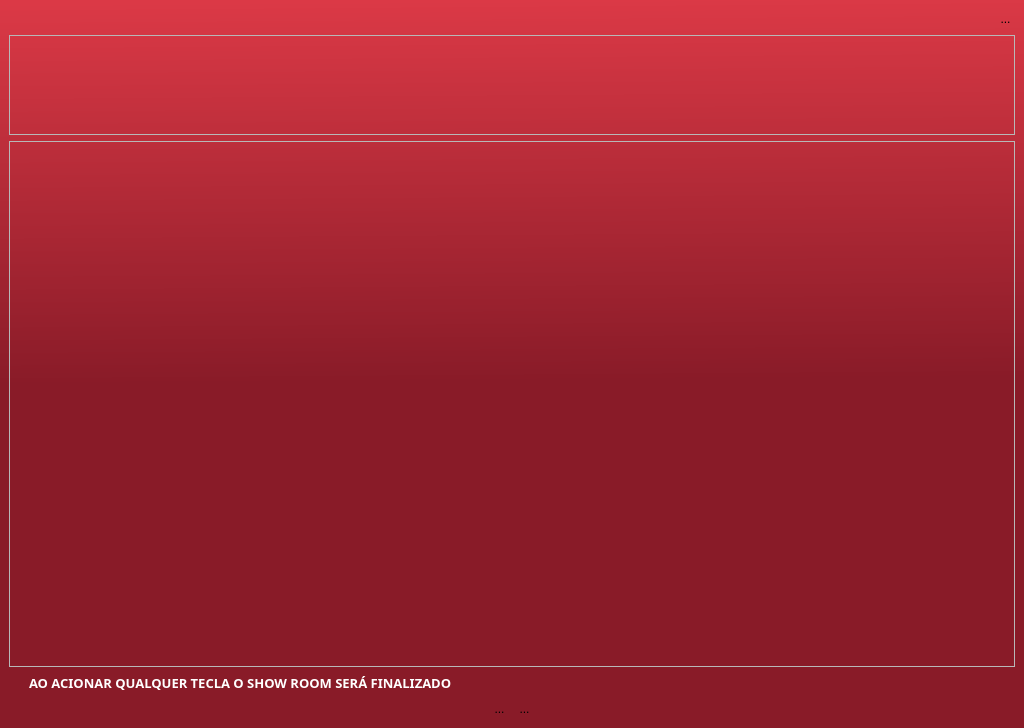
<?xml version="1.0" encoding="UTF-8"?>
<ui version="4.0">
 <class>MainWindow</class>
 <widget class="QMainWindow" name="MainWindow">
  <property name="geometry">
   <rect>
    <x>0</x>
    <y>0</y>
    <width>1024</width>
    <height>728</height>
   </rect>
  </property>
  <property name="sizePolicy">
   <sizepolicy hsizetype="Ignored" vsizetype="Ignored">
    <horstretch>0</horstretch>
    <verstretch>0</verstretch>
   </sizepolicy>
  </property>
  <property name="minimumSize">
   <size>
    <width>0</width>
    <height>0</height>
   </size>
  </property>
  <property name="maximumSize">
   <size>
    <width>16777215</width>
    <height>16777215</height>
   </size>
  </property>
  <property name="font">
   <font>
    <family>Suisse Intl</family>
   </font>
  </property>
  <property name="windowTitle">
   <string/>
  </property>
  <property name="windowIcon">
   <iconset>
    <normaloff>Icones/icone_showroom.png</normaloff>Icones/icone_showroom.png</iconset>
  </property>
  <property name="styleSheet">
   <string notr="true">QWidget#centralwidget{
	background-color: qlineargradient(spread:pad, x1:0.472, y1:0.523182, x2:0.466, y2:0, stop:0 rgba(137, 27, 40, 255), stop:1 rgba(219, 57, 70, 255));
}</string>
  </property>
  <widget class="QWidget" name="centralwidget">
   <layout class="QVBoxLayout" name="verticalLayout_4">
    <item>
     <layout class="QVBoxLayout" name="verticalLayout">
      <item>
       <layout class="QHBoxLayout" name="horizontalLayout_2">
        <item>
         <spacer name="horizontalSpacer_7">
          <property name="orientation">
           <enum>Qt::Horizontal</enum>
          </property>
          <property name="sizeHint" stdset="0">
           <size>
            <width>40</width>
            <height>20</height>
           </size>
          </property>
         </spacer>
        </item>
        <item>
         <widget class="QToolButton" name="btn_fechar">
          <property name="cursor">
           <cursorShape>PointingHandCursor</cursorShape>
          </property>
          <property name="styleSheet">
           <string notr="true">border-radius: 15px;
border-width: 2px;</string>
          </property>
          <property name="text">
           <string>...</string>
          </property>
          <property name="icon">
           <iconset>
            <normaloff>Icones/fechar.png</normaloff>Icones/fechar.png</iconset>
          </property>
         </widget>
        </item>
       </layout>
      </item>
      <item>
       <widget class="QFrame" name="frame">
        <property name="minimumSize">
         <size>
          <width>0</width>
          <height>90</height>
         </size>
        </property>
        <property name="font">
         <font>
          <weight>75</weight>
          <bold>true</bold>
         </font>
        </property>
        <property name="frameShape">
         <enum>QFrame::StyledPanel</enum>
        </property>
        <property name="frameShadow">
         <enum>QFrame::Raised</enum>
        </property>
        <layout class="QHBoxLayout" name="horizontalLayout">
         <item>
          <widget class="QLabel" name="label_6">
           <property name="minimumSize">
            <size>
             <width>0</width>
             <height>80</height>
            </size>
           </property>
           <property name="maximumSize">
            <size>
             <width>250</width>
             <height>80</height>
            </size>
           </property>
           <property name="sizeIncrement">
            <size>
             <width>0</width>
             <height>0</height>
            </size>
           </property>
           <property name="baseSize">
            <size>
             <width>0</width>
             <height>0</height>
            </size>
           </property>
           <property name="styleSheet">
            <string notr="true">background-color: transparent;</string>
           </property>
           <property name="text">
            <string/>
           </property>
           <property name="pixmap">
            <pixmap>Icones/logo_renner.png</pixmap>
           </property>
           <property name="scaledContents">
            <bool>true</bool>
           </property>
          </widget>
         </item>
         <item>
          <spacer name="horizontalSpacer">
           <property name="orientation">
            <enum>Qt::Horizontal</enum>
           </property>
           <property name="sizeHint" stdset="0">
            <size>
             <width>40</width>
             <height>20</height>
            </size>
           </property>
          </spacer>
         </item>
         <item>
          <widget class="QLabel" name="label_3">
           <property name="minimumSize">
            <size>
             <width>250</width>
             <height>80</height>
            </size>
           </property>
           <property name="maximumSize">
            <size>
             <width>250</width>
             <height>80</height>
            </size>
           </property>
           <property name="sizeIncrement">
            <size>
             <width>0</width>
             <height>0</height>
            </size>
           </property>
           <property name="baseSize">
            <size>
             <width>0</width>
             <height>0</height>
            </size>
           </property>
           <property name="styleSheet">
            <string notr="true">background-color: transparent;</string>
           </property>
           <property name="text">
            <string/>
           </property>
           <property name="pixmap">
            <pixmap>Icones/Voice_of_Colour_TM_Vert_1_REV.png</pixmap>
           </property>
           <property name="scaledContents">
            <bool>true</bool>
           </property>
          </widget>
         </item>
        </layout>
       </widget>
      </item>
     </layout>
    </item>
    <item>
     <widget class="QFrame" name="frame_2">
      <property name="frameShape">
       <enum>QFrame::StyledPanel</enum>
      </property>
      <property name="frameShadow">
       <enum>QFrame::Raised</enum>
      </property>
      <layout class="QHBoxLayout" name="horizontalLayout_8">
       <item>
        <spacer name="horizontalSpacer_3">
         <property name="orientation">
          <enum>Qt::Horizontal</enum>
         </property>
         <property name="sizeHint" stdset="0">
          <size>
           <width>40</width>
           <height>20</height>
          </size>
         </property>
        </spacer>
       </item>
       <item>
        <widget class="QStackedWidget" name="Pages">
         <property name="enabled">
          <bool>true</bool>
         </property>
         <property name="sizePolicy">
          <sizepolicy hsizetype="Expanding" vsizetype="Expanding">
           <horstretch>0</horstretch>
           <verstretch>0</verstretch>
          </sizepolicy>
         </property>
         <property name="maximumSize">
          <size>
           <width>1600</width>
           <height>900</height>
          </size>
         </property>
         <property name="toolTip">
          <string/>
         </property>
         <property name="layoutDirection">
          <enum>Qt::LeftToRight</enum>
         </property>
         <property name="autoFillBackground">
          <bool>false</bool>
         </property>
         <property name="styleSheet">
          <string notr="true">background-color: transparent;</string>
         </property>
         <property name="frameShape">
          <enum>QFrame::NoFrame</enum>
         </property>
         <property name="lineWidth">
          <number>0</number>
         </property>
         <property name="midLineWidth">
          <number>0</number>
         </property>
         <property name="currentIndex">
          <number>5</number>
         </property>
         <widget class="QWidget" name="pg_cor">
          <property name="sizePolicy">
           <sizepolicy hsizetype="Preferred" vsizetype="Preferred">
            <horstretch>0</horstretch>
            <verstretch>0</verstretch>
           </sizepolicy>
          </property>
          <property name="maximumSize">
           <size>
            <width>16777215</width>
            <height>16777215</height>
           </size>
          </property>
          <property name="layoutDirection">
           <enum>Qt::LeftToRight</enum>
          </property>
          <property name="autoFillBackground">
           <bool>false</bool>
          </property>
          <layout class="QVBoxLayout" name="verticalLayout_7">
           <item>
            <widget class="QLabel" name="label_9">
             <property name="enabled">
              <bool>true</bool>
             </property>
             <property name="sizePolicy">
              <sizepolicy hsizetype="Preferred" vsizetype="Preferred">
               <horstretch>0</horstretch>
               <verstretch>0</verstretch>
              </sizepolicy>
             </property>
             <property name="minimumSize">
              <size>
               <width>0</width>
               <height>0</height>
              </size>
             </property>
             <property name="maximumSize">
              <size>
               <width>1600</width>
               <height>900</height>
              </size>
             </property>
             <property name="font">
              <font>
               <pointsize>20</pointsize>
              </font>
             </property>
             <property name="text">
              <string/>
             </property>
             <property name="pixmap">
              <pixmap>Icones/PPG-003622_sistema_tintometrico_telas_de_descanso_1.jpg</pixmap>
             </property>
             <property name="scaledContents">
              <bool>true</bool>
             </property>
             <property name="alignment">
              <set>Qt::AlignCenter</set>
             </property>
             <property name="wordWrap">
              <bool>false</bool>
             </property>
            </widget>
           </item>
          </layout>
         </widget>
         <widget class="QWidget" name="pg_cor_1">
          <layout class="QVBoxLayout" name="verticalLayout_3">
           <item>
            <widget class="QLabel" name="label_5">
             <property name="minimumSize">
              <size>
               <width>0</width>
               <height>0</height>
              </size>
             </property>
             <property name="maximumSize">
              <size>
               <width>1600</width>
               <height>900</height>
              </size>
             </property>
             <property name="text">
              <string/>
             </property>
             <property name="pixmap">
              <pixmap>Icones/PPG-003622_sistema_tintometrico_telas_de_descanso_2.jpg</pixmap>
             </property>
             <property name="scaledContents">
              <bool>true</bool>
             </property>
             <property name="alignment">
              <set>Qt::AlignCenter</set>
             </property>
             <property name="wordWrap">
              <bool>false</bool>
             </property>
            </widget>
           </item>
          </layout>
         </widget>
         <widget class="QWidget" name="pg_cor_2">
          <layout class="QVBoxLayout" name="verticalLayout_5">
           <item>
            <widget class="QLabel" name="label_10">
             <property name="maximumSize">
              <size>
               <width>1600</width>
               <height>900</height>
              </size>
             </property>
             <property name="font">
              <font>
               <pointsize>15</pointsize>
              </font>
             </property>
             <property name="text">
              <string/>
             </property>
             <property name="pixmap">
              <pixmap>Icones/PPG-003622_sistema_tintometrico_telas_de_descanso_3.jpg</pixmap>
             </property>
             <property name="scaledContents">
              <bool>true</bool>
             </property>
             <property name="alignment">
              <set>Qt::AlignCenter</set>
             </property>
            </widget>
           </item>
          </layout>
         </widget>
         <widget class="QWidget" name="pg_cor_3">
          <layout class="QVBoxLayout" name="verticalLayout_6">
           <item>
            <widget class="QLabel" name="label_11">
             <property name="maximumSize">
              <size>
               <width>1600</width>
               <height>900</height>
              </size>
             </property>
             <property name="font">
              <font>
               <pointsize>20</pointsize>
              </font>
             </property>
             <property name="text">
              <string/>
             </property>
             <property name="pixmap">
              <pixmap>Icones/PPG-003622_sistema_tintometrico_telas_de_descanso_4.jpg</pixmap>
             </property>
             <property name="scaledContents">
              <bool>true</bool>
             </property>
             <property name="alignment">
              <set>Qt::AlignCenter</set>
             </property>
            </widget>
           </item>
          </layout>
         </widget>
         <widget class="QWidget" name="pg_cor_4">
          <property name="sizePolicy">
           <sizepolicy hsizetype="Expanding" vsizetype="Expanding">
            <horstretch>0</horstretch>
            <verstretch>0</verstretch>
           </sizepolicy>
          </property>
          <layout class="QVBoxLayout" name="verticalLayout_2">
           <item>
            <widget class="QLabel" name="label_2">
             <property name="sizePolicy">
              <sizepolicy hsizetype="Preferred" vsizetype="Preferred">
               <horstretch>0</horstretch>
               <verstretch>0</verstretch>
              </sizepolicy>
             </property>
             <property name="maximumSize">
              <size>
               <width>1600</width>
               <height>900</height>
              </size>
             </property>
             <property name="pixmap">
              <pixmap>Icones/PPG-003622_sistema_tintometrico_telas_de_descanso_5.jpg</pixmap>
             </property>
             <property name="scaledContents">
              <bool>true</bool>
             </property>
             <property name="margin">
              <number>0</number>
             </property>
             <property name="indent">
              <number>0</number>
             </property>
            </widget>
           </item>
          </layout>
         </widget>
         <widget class="QWidget" name="pg_cor_5">
          <layout class="QHBoxLayout" name="horizontalLayout_5">
           <item>
            <widget class="QLabel" name="label">
             <property name="maximumSize">
              <size>
               <width>1600</width>
               <height>900</height>
              </size>
             </property>
             <property name="text">
              <string/>
             </property>
             <property name="pixmap">
              <pixmap>Icones/_1.png</pixmap>
             </property>
             <property name="scaledContents">
              <bool>true</bool>
             </property>
            </widget>
           </item>
          </layout>
         </widget>
         <widget class="QWidget" name="pg_cor_6">
          <layout class="QHBoxLayout" name="horizontalLayout_6">
           <item>
            <widget class="QLabel" name="label_7">
             <property name="maximumSize">
              <size>
               <width>1600</width>
               <height>900</height>
              </size>
             </property>
             <property name="text">
              <string/>
             </property>
             <property name="pixmap">
              <pixmap>Icones/_2.png</pixmap>
             </property>
             <property name="scaledContents">
              <bool>true</bool>
             </property>
            </widget>
           </item>
          </layout>
         </widget>
         <widget class="QWidget" name="pg_cor7">
          <layout class="QHBoxLayout" name="horizontalLayout_7">
           <item>
            <widget class="QLabel" name="label_8">
             <property name="maximumSize">
              <size>
               <width>1600</width>
               <height>900</height>
              </size>
             </property>
             <property name="text">
              <string/>
             </property>
             <property name="pixmap">
              <pixmap>Icones/_3.png</pixmap>
             </property>
             <property name="scaledContents">
              <bool>true</bool>
             </property>
            </widget>
           </item>
          </layout>
         </widget>
        </widget>
       </item>
       <item>
        <spacer name="horizontalSpacer_4">
         <property name="orientation">
          <enum>Qt::Horizontal</enum>
         </property>
         <property name="sizeHint" stdset="0">
          <size>
           <width>40</width>
           <height>20</height>
          </size>
         </property>
        </spacer>
       </item>
      </layout>
     </widget>
    </item>
    <item>
     <layout class="QHBoxLayout" name="horizontalLayout_4">
      <item>
       <spacer name="horizontalSpacer_2">
        <property name="orientation">
         <enum>Qt::Horizontal</enum>
        </property>
        <property name="sizeType">
         <enum>QSizePolicy::Fixed</enum>
        </property>
        <property name="sizeHint" stdset="0">
         <size>
          <width>20</width>
          <height>20</height>
         </size>
        </property>
       </spacer>
      </item>
      <item>
       <widget class="QLabel" name="label_4">
        <property name="font">
         <font>
          <family>Suisse Intl</family>
         </font>
        </property>
        <property name="text">
         <string>&lt;html&gt;&lt;head/&gt;&lt;body&gt;&lt;p&gt;&lt;span style=&quot; font-size:10pt; font-weight:600; color:#ffffff;&quot;&gt;AO ACIONAR QUALQUER TECLA O SHOW ROOM SERÁ FINALIZADO&lt;/span&gt;&lt;/p&gt;&lt;/body&gt;&lt;/html&gt;</string>
        </property>
       </widget>
      </item>
     </layout>
    </item>
    <item>
     <layout class="QHBoxLayout" name="horizontalLayout_3">
      <item>
       <spacer name="horizontalSpacer_5">
        <property name="orientation">
         <enum>Qt::Horizontal</enum>
        </property>
        <property name="sizeType">
         <enum>QSizePolicy::Expanding</enum>
        </property>
        <property name="sizeHint" stdset="0">
         <size>
          <width>40</width>
          <height>20</height>
         </size>
        </property>
       </spacer>
      </item>
      <item>
       <widget class="QToolButton" name="btn_voltar">
        <property name="cursor">
         <cursorShape>PointingHandCursor</cursorShape>
        </property>
        <property name="styleSheet">
         <string notr="true">border-radius: 15px;
border-width: 2px;</string>
        </property>
        <property name="text">
         <string>...</string>
        </property>
        <property name="icon">
         <iconset>
          <normaloff>Icones/voltar.png</normaloff>Icones/voltar.png</iconset>
        </property>
        <property name="iconSize">
         <size>
          <width>30</width>
          <height>30</height>
         </size>
        </property>
       </widget>
      </item>
      <item>
       <widget class="QToolButton" name="btn_avancar">
        <property name="cursor">
         <cursorShape>PointingHandCursor</cursorShape>
        </property>
        <property name="styleSheet">
         <string notr="true">border-radius: 15px;
border-width: 2px;</string>
        </property>
        <property name="text">
         <string>...</string>
        </property>
        <property name="icon">
         <iconset>
          <normaloff>Icones/avançar.png</normaloff>Icones/avançar.png</iconset>
        </property>
        <property name="iconSize">
         <size>
          <width>30</width>
          <height>30</height>
         </size>
        </property>
       </widget>
      </item>
      <item>
       <spacer name="horizontalSpacer_6">
        <property name="orientation">
         <enum>Qt::Horizontal</enum>
        </property>
        <property name="sizeType">
         <enum>QSizePolicy::Expanding</enum>
        </property>
        <property name="sizeHint" stdset="0">
         <size>
          <width>40</width>
          <height>20</height>
         </size>
        </property>
       </spacer>
      </item>
     </layout>
    </item>
   </layout>
  </widget>
 </widget>
 <resources/>
 <connections/>
</ui>
